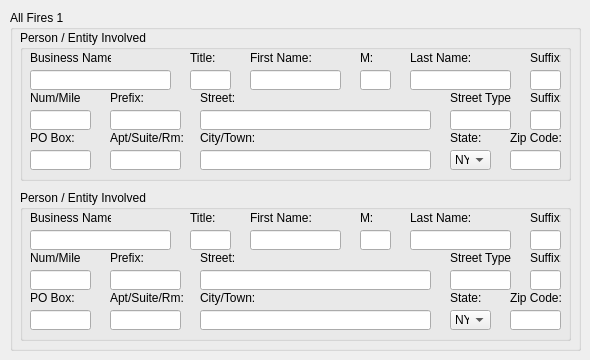
    <widget class="QWidget" name="tab_4">
     <attribute name="title">
      <string>All Fires 1</string>
     </attribute>
     <widget class="QGroupBox" name="groupBox_10">
      <property name="geometry">
       <rect>
        <x>10</x>
        <y>10</y>
        <width>571</width>
        <height>341</height>
       </rect>
      </property>
      <property name="title">
       <string>All Fires 1</string>
      </property>
      <widget class="QGroupBox" name="groupBox_11">
       <property name="geometry">
        <rect>
         <x>10</x>
         <y>20</y>
         <width>551</width>
         <height>151</height>
        </rect>
       </property>
       <property name="title">
        <string>Person / Entity Involved</string>
       </property>
       <widget class="QLabel" name="label_40">
        <property name="geometry">
         <rect>
          <x>10</x>
          <y>20</y>
          <width>81</width>
          <height>16</height>
         </rect>
        </property>
        <property name="text">
         <string>Business Name:</string>
        </property>
       </widget>
       <widget class="QLabel" name="label_41">
        <property name="geometry">
         <rect>
          <x>170</x>
          <y>20</y>
          <width>31</width>
          <height>16</height>
         </rect>
        </property>
        <property name="text">
         <string>Title:</string>
        </property>
       </widget>
       <widget class="QLabel" name="label_42">
        <property name="geometry">
         <rect>
          <x>230</x>
          <y>20</y>
          <width>61</width>
          <height>16</height>
         </rect>
        </property>
        <property name="text">
         <string>First Name:</string>
        </property>
       </widget>
       <widget class="QLabel" name="label_43">
        <property name="geometry">
         <rect>
          <x>340</x>
          <y>20</y>
          <width>31</width>
          <height>16</height>
         </rect>
        </property>
        <property name="text">
         <string>M:</string>
        </property>
       </widget>
       <widget class="QLabel" name="label_44">
        <property name="geometry">
         <rect>
          <x>390</x>
          <y>20</y>
          <width>61</width>
          <height>16</height>
         </rect>
        </property>
        <property name="text">
         <string>Last Name:</string>
        </property>
       </widget>
       <widget class="QLabel" name="label_45">
        <property name="geometry">
         <rect>
          <x>510</x>
          <y>20</y>
          <width>31</width>
          <height>16</height>
         </rect>
        </property>
        <property name="text">
         <string>Suffix:</string>
        </property>
       </widget>
       <widget class="QLineEdit" name="txtarrayAF1_BusinessName1">
        <property name="geometry">
         <rect>
          <x>10</x>
          <y>40</y>
          <width>141</width>
          <height>20</height>
         </rect>
        </property>
       </widget>
       <widget class="QLineEdit" name="txtarrayAF1_Title1">
        <property name="geometry">
         <rect>
          <x>170</x>
          <y>40</y>
          <width>41</width>
          <height>20</height>
         </rect>
        </property>
       </widget>
       <widget class="QLineEdit" name="txtarrayAF1_FirstName1">
        <property name="geometry">
         <rect>
          <x>230</x>
          <y>40</y>
          <width>91</width>
          <height>20</height>
         </rect>
        </property>
       </widget>
       <widget class="QLineEdit" name="txtarrayAF1_Middle1">
        <property name="geometry">
         <rect>
          <x>340</x>
          <y>40</y>
          <width>31</width>
          <height>20</height>
         </rect>
        </property>
       </widget>
       <widget class="QLineEdit" name="txtarrayAF1_LastName1">
        <property name="geometry">
         <rect>
          <x>390</x>
          <y>40</y>
          <width>101</width>
          <height>20</height>
         </rect>
        </property>
       </widget>
       <widget class="QLineEdit" name="txtarrayAF1_Suffix1">
        <property name="geometry">
         <rect>
          <x>510</x>
          <y>40</y>
          <width>31</width>
          <height>20</height>
         </rect>
        </property>
       </widget>
       <widget class="QLabel" name="label_46">
        <property name="geometry">
         <rect>
          <x>10</x>
          <y>60</y>
          <width>51</width>
          <height>16</height>
         </rect>
        </property>
        <property name="text">
         <string>Num/Mile:</string>
        </property>
       </widget>
       <widget class="QLabel" name="label_47">
        <property name="geometry">
         <rect>
          <x>510</x>
          <y>60</y>
          <width>31</width>
          <height>16</height>
         </rect>
        </property>
        <property name="text">
         <string>Suffix:</string>
        </property>
       </widget>
       <widget class="QLabel" name="label_48">
        <property name="geometry">
         <rect>
          <x>90</x>
          <y>60</y>
          <width>51</width>
          <height>16</height>
         </rect>
        </property>
        <property name="text">
         <string>Prefix:</string>
        </property>
       </widget>
       <widget class="QLineEdit" name="txtarrayAF1_StreetStuffix1">
        <property name="geometry">
         <rect>
          <x>510</x>
          <y>80</y>
          <width>31</width>
          <height>20</height>
         </rect>
        </property>
       </widget>
       <widget class="QLineEdit" name="txtarrayAF1_NumMile1">
        <property name="geometry">
         <rect>
          <x>10</x>
          <y>80</y>
          <width>61</width>
          <height>20</height>
         </rect>
        </property>
       </widget>
       <widget class="QLineEdit" name="txtarrayAF1_StreetPrefix1">
        <property name="geometry">
         <rect>
          <x>90</x>
          <y>80</y>
          <width>71</width>
          <height>20</height>
         </rect>
        </property>
       </widget>
       <widget class="QLineEdit" name="txtarrayAF1_Street1">
        <property name="geometry">
         <rect>
          <x>180</x>
          <y>80</y>
          <width>231</width>
          <height>20</height>
         </rect>
        </property>
       </widget>
       <widget class="QLineEdit" name="txtarrayAF1_StreetType1">
        <property name="geometry">
         <rect>
          <x>430</x>
          <y>80</y>
          <width>61</width>
          <height>20</height>
         </rect>
        </property>
       </widget>
       <widget class="QLabel" name="label_49">
        <property name="geometry">
         <rect>
          <x>180</x>
          <y>60</y>
          <width>51</width>
          <height>16</height>
         </rect>
        </property>
        <property name="text">
         <string>Street:</string>
        </property>
       </widget>
       <widget class="QLabel" name="label_50">
        <property name="geometry">
         <rect>
          <x>430</x>
          <y>60</y>
          <width>61</width>
          <height>16</height>
         </rect>
        </property>
        <property name="text">
         <string>Street Type:</string>
        </property>
       </widget>
       <widget class="QLineEdit" name="txtarrayAF1_ZipCode1">
        <property name="geometry">
         <rect>
          <x>490</x>
          <y>120</y>
          <width>51</width>
          <height>20</height>
         </rect>
        </property>
       </widget>
       <widget class="QComboBox" name="txtarrayAF1_State1">
        <property name="geometry">
         <rect>
          <x>430</x>
          <y>120</y>
          <width>41</width>
          <height>20</height>
         </rect>
        </property>
        <property name="editable">
         <bool>false</bool>
        </property>
        <property name="currentIndex">
         <number>32</number>
        </property>
        <item>
         <property name="text">
          <string>AL</string>
         </property>
        </item>
        <item>
         <property name="text">
          <string>AK</string>
         </property>
        </item>
        <item>
         <property name="text">
          <string>AZ</string>
         </property>
        </item>
        <item>
         <property name="text">
          <string>AR</string>
         </property>
        </item>
        <item>
         <property name="text">
          <string>CA</string>
         </property>
        </item>
        <item>
         <property name="text">
          <string>CO</string>
         </property>
        </item>
        <item>
         <property name="text">
          <string>CT</string>
         </property>
        </item>
        <item>
         <property name="text">
          <string>DE</string>
         </property>
        </item>
        <item>
         <property name="text">
          <string>DC</string>
         </property>
        </item>
        <item>
         <property name="text">
          <string>FL</string>
         </property>
        </item>
        <item>
         <property name="text">
          <string>GA</string>
         </property>
        </item>
        <item>
         <property name="text">
          <string>HI</string>
         </property>
        </item>
        <item>
         <property name="text">
          <string>ID</string>
         </property>
        </item>
        <item>
         <property name="text">
          <string>IL</string>
         </property>
        </item>
        <item>
         <property name="text">
          <string>IN</string>
         </property>
        </item>
        <item>
         <property name="text">
          <string>IA</string>
         </property>
        </item>
        <item>
         <property name="text">
          <string>KS</string>
         </property>
        </item>
        <item>
         <property name="text">
          <string>KY</string>
         </property>
        </item>
        <item>
         <property name="text">
          <string>LA</string>
         </property>
        </item>
        <item>
         <property name="text">
          <string>ME</string>
         </property>
        </item>
        <item>
         <property name="text">
          <string>MD</string>
         </property>
        </item>
        <item>
         <property name="text">
          <string>MA</string>
         </property>
        </item>
        <item>
         <property name="text">
          <string>MI</string>
         </property>
        </item>
        <item>
         <property name="text">
          <string>MN</string>
         </property>
        </item>
        <item>
         <property name="text">
          <string>MS</string>
         </property>
        </item>
        <item>
         <property name="text">
          <string>MO</string>
         </property>
        </item>
        <item>
         <property name="text">
          <string>MT</string>
         </property>
        </item>
        <item>
         <property name="text">
          <string>NE</string>
         </property>
        </item>
        <item>
         <property name="text">
          <string>NV</string>
         </property>
        </item>
        <item>
         <property name="text">
          <string>NH</string>
         </property>
        </item>
        <item>
         <property name="text">
          <string>NJ</string>
         </property>
        </item>
        <item>
         <property name="text">
          <string>NM</string>
         </property>
        </item>
        <item>
         <property name="text">
          <string>NY</string>
         </property>
        </item>
        <item>
         <property name="text">
          <string>NC</string>
         </property>
        </item>
        <item>
         <property name="text">
          <string>ND</string>
         </property>
        </item>
        <item>
         <property name="text">
          <string>OH</string>
         </property>
        </item>
        <item>
         <property name="text">
          <string>OK</string>
         </property>
        </item>
        <item>
         <property name="text">
          <string>OR</string>
         </property>
        </item>
        <item>
         <property name="text">
          <string>PA</string>
         </property>
        </item>
        <item>
         <property name="text">
          <string>RI</string>
         </property>
        </item>
        <item>
         <property name="text">
          <string>SC</string>
         </property>
        </item>
        <item>
         <property name="text">
          <string>SD</string>
         </property>
        </item>
        <item>
         <property name="text">
          <string>TN</string>
         </property>
        </item>
        <item>
         <property name="text">
          <string>TX</string>
         </property>
        </item>
        <item>
         <property name="text">
          <string>UT</string>
         </property>
        </item>
        <item>
         <property name="text">
          <string>VT</string>
         </property>
        </item>
        <item>
         <property name="text">
          <string>VA</string>
         </property>
        </item>
        <item>
         <property name="text">
          <string>WA</string>
         </property>
        </item>
        <item>
         <property name="text">
          <string>WV</string>
         </property>
        </item>
        <item>
         <property name="text">
          <string>WI</string>
         </property>
        </item>
        <item>
         <property name="text">
          <string>WY</string>
         </property>
        </item>
       </widget>
       <widget class="QLineEdit" name="txtarrayAF1_CityTown1">
        <property name="geometry">
         <rect>
          <x>180</x>
          <y>120</y>
          <width>231</width>
          <height>20</height>
         </rect>
        </property>
       </widget>
       <widget class="QLineEdit" name="txtarrayAF1_AptSuiteRm1">
        <property name="geometry">
         <rect>
          <x>90</x>
          <y>120</y>
          <width>71</width>
          <height>20</height>
         </rect>
        </property>
       </widget>
       <widget class="QLabel" name="label_51">
        <property name="geometry">
         <rect>
          <x>430</x>
          <y>100</y>
          <width>51</width>
          <height>16</height>
         </rect>
        </property>
        <property name="text">
         <string>State:</string>
        </property>
       </widget>
       <widget class="QLabel" name="label_52">
        <property name="geometry">
         <rect>
          <x>490</x>
          <y>100</y>
          <width>51</width>
          <height>16</height>
         </rect>
        </property>
        <property name="text">
         <string>Zip Code:</string>
        </property>
       </widget>
       <widget class="QLabel" name="label_53">
        <property name="geometry">
         <rect>
          <x>90</x>
          <y>100</y>
          <width>81</width>
          <height>16</height>
         </rect>
        </property>
        <property name="text">
         <string>Apt/Suite/Rm:</string>
        </property>
       </widget>
       <widget class="QLabel" name="label_54">
        <property name="geometry">
         <rect>
          <x>180</x>
          <y>100</y>
          <width>61</width>
          <height>16</height>
         </rect>
        </property>
        <property name="text">
         <string>City/Town:</string>
        </property>
       </widget>
       <widget class="QLabel" name="label_55">
        <property name="geometry">
         <rect>
          <x>10</x>
          <y>100</y>
          <width>81</width>
          <height>16</height>
         </rect>
        </property>
        <property name="text">
         <string>PO Box:</string>
        </property>
       </widget>
       <widget class="QLineEdit" name="txtarrayAF1_POBox1">
        <property name="geometry">
         <rect>
          <x>10</x>
          <y>120</y>
          <width>61</width>
          <height>20</height>
         </rect>
        </property>
       </widget>
      </widget>
      <widget class="QGroupBox" name="groupBox_12">
       <property name="geometry">
        <rect>
         <x>10</x>
         <y>180</y>
         <width>551</width>
         <height>151</height>
        </rect>
       </property>
       <property name="title">
        <string>Person / Entity Involved</string>
       </property>
       <widget class="QLabel" name="label_56">
        <property name="geometry">
         <rect>
          <x>10</x>
          <y>20</y>
          <width>81</width>
          <height>16</height>
         </rect>
        </property>
        <property name="text">
         <string>Business Name:</string>
        </property>
       </widget>
       <widget class="QLabel" name="label_57">
        <property name="geometry">
         <rect>
          <x>170</x>
          <y>20</y>
          <width>31</width>
          <height>16</height>
         </rect>
        </property>
        <property name="text">
         <string>Title:</string>
        </property>
       </widget>
       <widget class="QLabel" name="label_58">
        <property name="geometry">
         <rect>
          <x>230</x>
          <y>20</y>
          <width>61</width>
          <height>16</height>
         </rect>
        </property>
        <property name="text">
         <string>First Name:</string>
        </property>
       </widget>
       <widget class="QLabel" name="label_59">
        <property name="geometry">
         <rect>
          <x>340</x>
          <y>20</y>
          <width>31</width>
          <height>16</height>
         </rect>
        </property>
        <property name="text">
         <string>M:</string>
        </property>
       </widget>
       <widget class="QLabel" name="label_60">
        <property name="geometry">
         <rect>
          <x>390</x>
          <y>20</y>
          <width>61</width>
          <height>16</height>
         </rect>
        </property>
        <property name="text">
         <string>Last Name:</string>
        </property>
       </widget>
       <widget class="QLabel" name="label_61">
        <property name="geometry">
         <rect>
          <x>510</x>
          <y>20</y>
          <width>31</width>
          <height>16</height>
         </rect>
        </property>
        <property name="text">
         <string>Suffix:</string>
        </property>
       </widget>
       <widget class="QLineEdit" name="txtarrayAF1_BusinessName2">
        <property name="geometry">
         <rect>
          <x>10</x>
          <y>40</y>
          <width>141</width>
          <height>20</height>
         </rect>
        </property>
       </widget>
       <widget class="QLineEdit" name="txtarrayAF1_Title2">
        <property name="geometry">
         <rect>
          <x>170</x>
          <y>40</y>
          <width>41</width>
          <height>20</height>
         </rect>
        </property>
       </widget>
       <widget class="QLineEdit" name="txtarrayAF1_FirstName2">
        <property name="geometry">
         <rect>
          <x>230</x>
          <y>40</y>
          <width>91</width>
          <height>20</height>
         </rect>
        </property>
       </widget>
       <widget class="QLineEdit" name="txtarrayAF1_Middle2">
        <property name="geometry">
         <rect>
          <x>340</x>
          <y>40</y>
          <width>31</width>
          <height>20</height>
         </rect>
        </property>
       </widget>
       <widget class="QLineEdit" name="txtarrayAF1_LastName2">
        <property name="geometry">
         <rect>
          <x>390</x>
          <y>40</y>
          <width>101</width>
          <height>20</height>
         </rect>
        </property>
       </widget>
       <widget class="QLineEdit" name="txtarrayAF1_Suffix2">
        <property name="geometry">
         <rect>
          <x>510</x>
          <y>40</y>
          <width>31</width>
          <height>20</height>
         </rect>
        </property>
       </widget>
       <widget class="QLabel" name="label_62">
        <property name="geometry">
         <rect>
          <x>10</x>
          <y>60</y>
          <width>51</width>
          <height>16</height>
         </rect>
        </property>
        <property name="text">
         <string>Num/Mile:</string>
        </property>
       </widget>
       <widget class="QLabel" name="label_63">
        <property name="geometry">
         <rect>
          <x>510</x>
          <y>60</y>
          <width>31</width>
          <height>16</height>
         </rect>
        </property>
        <property name="text">
         <string>Suffix:</string>
        </property>
       </widget>
       <widget class="QLabel" name="label_64">
        <property name="geometry">
         <rect>
          <x>90</x>
          <y>60</y>
          <width>51</width>
          <height>16</height>
         </rect>
        </property>
        <property name="text">
         <string>Prefix:</string>
        </property>
       </widget>
       <widget class="QLineEdit" name="txtarrayAF1_StreetStuffix2">
        <property name="geometry">
         <rect>
          <x>510</x>
          <y>80</y>
          <width>31</width>
          <height>20</height>
         </rect>
        </property>
       </widget>
       <widget class="QLineEdit" name="txtarrayAF1_NumMile2">
        <property name="geometry">
         <rect>
          <x>10</x>
          <y>80</y>
          <width>61</width>
          <height>20</height>
         </rect>
        </property>
       </widget>
       <widget class="QLineEdit" name="txtarrayAF1_StreetPrefix2">
        <property name="geometry">
         <rect>
          <x>90</x>
          <y>80</y>
          <width>71</width>
          <height>20</height>
         </rect>
        </property>
       </widget>
       <widget class="QLineEdit" name="txtarrayAF1_Street2">
        <property name="geometry">
         <rect>
          <x>180</x>
          <y>80</y>
          <width>231</width>
          <height>20</height>
         </rect>
        </property>
       </widget>
       <widget class="QLineEdit" name="txtarrayAF1_StreetType2">
        <property name="geometry">
         <rect>
          <x>430</x>
          <y>80</y>
          <width>61</width>
          <height>20</height>
         </rect>
        </property>
       </widget>
       <widget class="QLabel" name="label_65">
        <property name="geometry">
         <rect>
          <x>180</x>
          <y>60</y>
          <width>51</width>
          <height>16</height>
         </rect>
        </property>
        <property name="text">
         <string>Street:</string>
        </property>
       </widget>
       <widget class="QLabel" name="label_66">
        <property name="geometry">
         <rect>
          <x>430</x>
          <y>60</y>
          <width>61</width>
          <height>16</height>
         </rect>
        </property>
        <property name="text">
         <string>Street Type:</string>
        </property>
       </widget>
       <widget class="QLineEdit" name="txtarrayAF1_ZipCode2">
        <property name="geometry">
         <rect>
          <x>490</x>
          <y>120</y>
          <width>51</width>
          <height>20</height>
         </rect>
        </property>
       </widget>
       <widget class="QComboBox" name="txtarrayAF1_State2">
        <property name="geometry">
         <rect>
          <x>430</x>
          <y>120</y>
          <width>41</width>
          <height>20</height>
         </rect>
        </property>
        <property name="editable">
         <bool>false</bool>
        </property>
        <property name="currentIndex">
         <number>32</number>
        </property>
        <item>
         <property name="text">
          <string>AL</string>
         </property>
        </item>
        <item>
         <property name="text">
          <string>AK</string>
         </property>
        </item>
        <item>
         <property name="text">
          <string>AZ</string>
         </property>
        </item>
        <item>
         <property name="text">
          <string>AR</string>
         </property>
        </item>
        <item>
         <property name="text">
          <string>CA</string>
         </property>
        </item>
        <item>
         <property name="text">
          <string>CO</string>
         </property>
        </item>
        <item>
         <property name="text">
          <string>CT</string>
         </property>
        </item>
        <item>
         <property name="text">
          <string>DE</string>
         </property>
        </item>
        <item>
         <property name="text">
          <string>DC</string>
         </property>
        </item>
        <item>
         <property name="text">
          <string>FL</string>
         </property>
        </item>
        <item>
         <property name="text">
          <string>GA</string>
         </property>
        </item>
        <item>
         <property name="text">
          <string>HI</string>
         </property>
        </item>
        <item>
         <property name="text">
          <string>ID</string>
         </property>
        </item>
        <item>
         <property name="text">
          <string>IL</string>
         </property>
        </item>
        <item>
         <property name="text">
          <string>IN</string>
         </property>
        </item>
        <item>
         <property name="text">
          <string>IA</string>
         </property>
        </item>
        <item>
         <property name="text">
          <string>KS</string>
         </property>
        </item>
        <item>
         <property name="text">
          <string>KY</string>
         </property>
        </item>
        <item>
         <property name="text">
          <string>LA</string>
         </property>
        </item>
        <item>
         <property name="text">
          <string>ME</string>
         </property>
        </item>
        <item>
         <property name="text">
          <string>MD</string>
         </property>
        </item>
        <item>
         <property name="text">
          <string>MA</string>
         </property>
        </item>
        <item>
         <property name="text">
          <string>MI</string>
         </property>
        </item>
        <item>
         <property name="text">
          <string>MN</string>
         </property>
        </item>
        <item>
         <property name="text">
          <string>MS</string>
         </property>
        </item>
        <item>
         <property name="text">
          <string>MO</string>
         </property>
        </item>
        <item>
         <property name="text">
          <string>MT</string>
         </property>
        </item>
        <item>
         <property name="text">
          <string>NE</string>
         </property>
        </item>
        <item>
         <property name="text">
          <string>NV</string>
         </property>
        </item>
        <item>
         <property name="text">
          <string>NH</string>
         </property>
        </item>
        <item>
         <property name="text">
          <string>NJ</string>
         </property>
        </item>
        <item>
         <property name="text">
          <string>NM</string>
         </property>
        </item>
        <item>
         <property name="text">
          <string>NY</string>
         </property>
        </item>
        <item>
         <property name="text">
          <string>NC</string>
         </property>
        </item>
        <item>
         <property name="text">
          <string>ND</string>
         </property>
        </item>
        <item>
         <property name="text">
          <string>OH</string>
         </property>
        </item>
        <item>
         <property name="text">
          <string>OK</string>
         </property>
        </item>
        <item>
         <property name="text">
          <string>OR</string>
         </property>
        </item>
        <item>
         <property name="text">
          <string>PA</string>
         </property>
        </item>
        <item>
         <property name="text">
          <string>RI</string>
         </property>
        </item>
        <item>
         <property name="text">
          <string>SC</string>
         </property>
        </item>
        <item>
         <property name="text">
          <string>SD</string>
         </property>
        </item>
        <item>
         <property name="text">
          <string>TN</string>
         </property>
        </item>
        <item>
         <property name="text">
          <string>TX</string>
         </property>
        </item>
        <item>
         <property name="text">
          <string>UT</string>
         </property>
        </item>
        <item>
         <property name="text">
          <string>VT</string>
         </property>
        </item>
        <item>
         <property name="text">
          <string>VA</string>
         </property>
        </item>
        <item>
         <property name="text">
          <string>WA</string>
         </property>
        </item>
        <item>
         <property name="text">
          <string>WV</string>
         </property>
        </item>
        <item>
         <property name="text">
          <string>WI</string>
         </property>
        </item>
        <item>
         <property name="text">
          <string>WY</string>
         </property>
        </item>
       </widget>
       <widget class="QLineEdit" name="txtarrayAF1_CityTown2">
        <property name="geometry">
         <rect>
          <x>180</x>
          <y>120</y>
          <width>231</width>
          <height>20</height>
         </rect>
        </property>
       </widget>
       <widget class="QLineEdit" name="txtarrayAF1_AptSuiteRm2">
        <property name="geometry">
         <rect>
          <x>90</x>
          <y>120</y>
          <width>71</width>
          <height>20</height>
         </rect>
        </property>
       </widget>
       <widget class="QLabel" name="label_67">
        <property name="geometry">
         <rect>
          <x>430</x>
          <y>100</y>
          <width>51</width>
          <height>16</height>
         </rect>
        </property>
        <property name="text">
         <string>State:</string>
        </property>
       </widget>
       <widget class="QLabel" name="label_68">
        <property name="geometry">
         <rect>
          <x>490</x>
          <y>100</y>
          <width>51</width>
          <height>16</height>
         </rect>
        </property>
        <property name="text">
         <string>Zip Code:</string>
        </property>
       </widget>
       <widget class="QLabel" name="label_69">
        <property name="geometry">
         <rect>
          <x>90</x>
          <y>100</y>
          <width>81</width>
          <height>16</height>
         </rect>
        </property>
        <property name="text">
         <string>Apt/Suite/Rm:</string>
        </property>
       </widget>
       <widget class="QLabel" name="label_70">
        <property name="geometry">
         <rect>
          <x>180</x>
          <y>100</y>
          <width>61</width>
          <height>16</height>
         </rect>
        </property>
        <property name="text">
         <string>City/Town:</string>
        </property>
       </widget>
       <widget class="QLabel" name="label_71">
        <property name="geometry">
         <rect>
          <x>10</x>
          <y>100</y>
          <width>81</width>
          <height>16</height>
         </rect>
        </property>
        <property name="text">
         <string>PO Box:</string>
        </property>
       </widget>
       <widget class="QLineEdit" name="txtarrayAF1_POBox2">
        <property name="geometry">
         <rect>
          <x>10</x>
          <y>120</y>
          <width>61</width>
          <height>20</height>
         </rect>
        </property>
       </widget>
      </widget>
     </widget>
    </widget>
